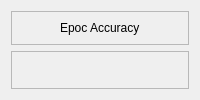
            <widget class="QWidget" name="model_details_widget">
             <layout class="QVBoxLayout" name="verticalLayout_8">
              <item alignment="Qt::AlignTop">
               <widget class="QFrame" name="frame_25">
                <property name="frameShape">
                 <enum>QFrame::StyledPanel</enum>
                </property>
                <property name="frameShadow">
                 <enum>QFrame::Raised</enum>
                </property>
                <layout class="QVBoxLayout" name="verticalLayout_15">
                 <item alignment="Qt::AlignHCenter">
                  <widget class="QLabel" name="label_5">
                   <property name="maximumSize">
                    <size>
                     <width>16777215</width>
                     <height>30</height>
                    </size>
                   </property>
                   <property name="text">
                    <string>Epoc Accuracy</string>
                   </property>
                  </widget>
                 </item>
                </layout>
               </widget>
              </item>
              <item>
               <widget class="QFrame" name="model_details_graph">
                <property name="sizePolicy">
                 <sizepolicy hsizetype="Preferred" vsizetype="Expanding">
                  <horstretch>0</horstretch>
                  <verstretch>0</verstretch>
                 </sizepolicy>
                </property>
                <property name="frameShape">
                 <enum>QFrame::StyledPanel</enum>
                </property>
                <property name="frameShadow">
                 <enum>QFrame::Raised</enum>
                </property>
               </widget>
              </item>
             </layout>
            </widget>
